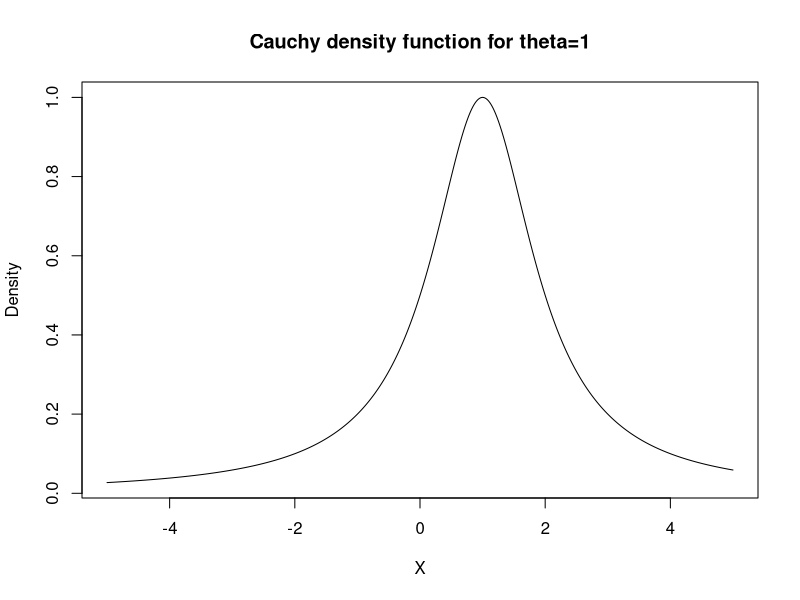
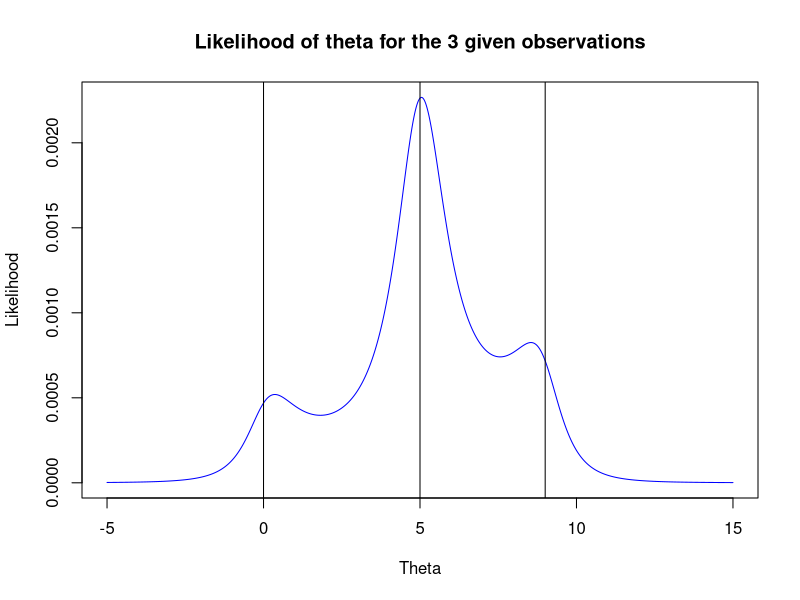
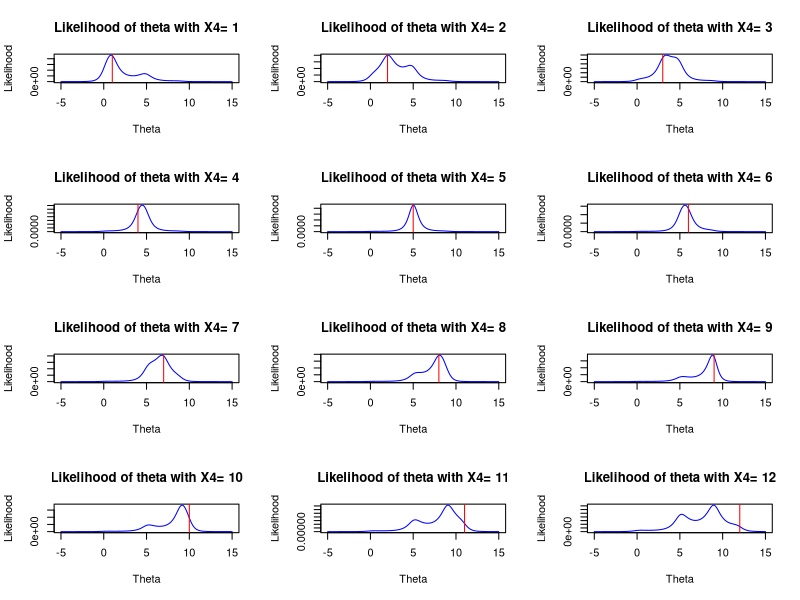

Source code (R) for these figures, in order:
#Creates the Student density function
student = function (x,p,sigma,theta) {
  1/sigma*(1+((x-theta)^2/(p*sigma^2)))^(-(p+1)/2)  }

#Particular case where p=1 and sigma=1 (cauchy)
case_cauchy=function(x,theta)  {
  student(x,p = 1,sigma = 1,theta)  }

par(mfrow = c(1, 1))
X <- seq(-5, 5, length=1000)
Y <-case_cauchy(x=X,theta=1)
plot(X,Y, lwd=2, col="blue",type="n",ylab="Density",main="Cauchy density function for theta=1")
lines(X,Y,col="black")

#Vector of observed variables
observed<-c(0,5,9)

#Likelihood of observations
likelihood=function(theta, obs){
  l<-1
  for (i in obs)  {
    l<-l*case_cauchy(x=i,theta)
  }
  return(l)
}
par(mfrow = c(1, 1))
X <- seq(-5, 15, length=10000)
Y <-likelihood(X,observed)
plot(X,Y, lwd=2, col="blue",type="n",xlab="Theta", 
     ylab="Likelihood",main="Likelihood of theta for the 3 given observations")
lines(X,Y,col="blue")
abline(v=observed)

#What happens with a fourth observation which varies?

X <- seq(-5, 15, length=10000)
par(mfrow = c(4, 3))
for (i in 1:12) {
  Y <-likelihood(X,c(observed,i))
  plot(X,Y, lwd=2, col="blue",type="n",xlab="Theta", ylab="Likelihood",
       main=paste("Likelihood of theta with X4=",toString(i)))
  lines(X,Y,col="blue")
  abline(v=i,col="red",)
}